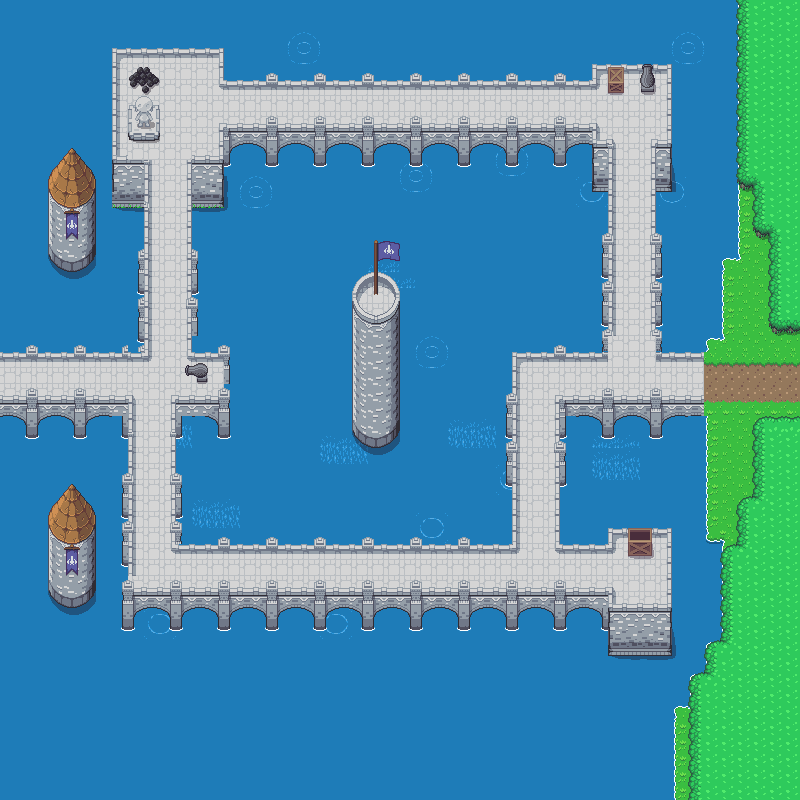

This is a level from a 2D game, rendered from its Tiled map with the project's own tilesets. A one-line summary and the map file follow, with tile-layer data summarised:
An orthogonal 50x50 tile map with 16x16 px tiles, 4 tile layers (Water, Ground, Bridge, Collision) and 8 objects.

<map version="1.4" tiledversion="1.4.2" orientation="orthogonal" renderorder="left-down" width="50" height="50" tilewidth="16" tileheight="16" infinite="0" nextlayerid="6" nextobjectid="13">
 <tileset firstgid="1" name="overworld" tilewidth="16" tileheight="16" tilecount="1440" columns="40">
  <image source="../Art/Overworld.png" width="640" height="576" />
  <terraintypes>
   <terrain name="Path" tile="0" />
   <terrain name="Pond" tile="0" />
   <terrain name="VerticalBridge" tile="0" />
   <terrain name="HorizontalBridge" tile="0" />
   <terrain name="WaterFountain" tile="0" />
  </terraintypes>
  <tile id="242" terrain=",,,1" />
  <tile id="243" terrain=",,1,1" />
  <tile id="244" terrain=",,1," />
  <tile id="245" terrain=",,,2" />
  <tile id="246" terrain=",,2,2" />
  <tile id="247" terrain=",,2," />
  <tile id="248" terrain=",,,3" />
  <tile id="249" terrain=",,3,3" />
  <tile id="250" terrain=",,3," />
  <tile id="282" terrain=",1,,1" />
  <tile id="283" terrain="1,1,1,1" />
  <tile id="284" terrain="1,,1," />
  <tile id="285" terrain=",2,,2" />
  <tile id="286" terrain="2,2,2,2" />
  <tile id="287" terrain="2,,2," />
  <tile id="288" terrain=",3,,3" />
  <tile id="289" terrain="3,3,3,3" />
  <tile id="290" terrain="3,,3," />
  <tile id="322" terrain=",1,," />
  <tile id="323" terrain="1,1,," />
  <tile id="324" terrain="1,,," />
  <tile id="325" terrain=",2,," />
  <tile id="326" terrain="2,2,," />
  <tile id="327" terrain="2,,," />
  <tile id="328" terrain=",3,," />
  <tile id="329" terrain="3,3,," />
  <tile id="330" terrain="3,,," />
  <tile id="362" terrain="1,1,1," />
  <tile id="363" terrain="1,1,,1" />
  <tile id="385" terrain=",,,4" />
  <tile id="386" terrain=",,4,4" />
  <tile id="387" terrain=",,4," />
  <tile id="402" terrain="1,,1,1" />
  <tile id="403" terrain=",1,1,1" />
  <tile id="425" terrain=",4,,4" />
  <tile id="426" terrain="4,4,4,4" />
  <tile id="427" terrain="4,,4," />
  <tile id="465" terrain=",4,," />
  <tile id="466" terrain="4,4,," />
  <tile id="467" terrain="4,,," />
  <tile id="1160" terrain=",,,0" />
  <tile id="1161" terrain=",,0,0" />
  <tile id="1162" terrain=",,0," />
  <tile id="1200" terrain=",0,,0" />
  <tile id="1201" terrain="0,0,0,0" />
  <tile id="1202" terrain="0,,0," />
  <tile id="1240" terrain=",0,," />
  <tile id="1241" terrain="0,0,," />
  <tile id="1242" terrain="0,,," />
  <tile id="1280" terrain="0,0,0," />
  <tile id="1281" terrain="0,0,,0" />
  <tile id="1320" terrain="0,,0,0" />
  <tile id="1321" terrain=",0,0,0" />
 </tileset>
 <layer id="2" name="Water" width="50" height="50">
  <data>[2500 cells, 2500 non-empty, 24 distinct tile ids]</data>
 </layer>
 <layer id="1" name="Ground" width="50" height="50">
  <data>[2500 cells, 274 non-empty, 11 distinct tile ids]</data>
 </layer>
 <layer id="3" name="Bridge" width="50" height="50">
  <data>[2500 cells, 937 non-empty, 123 distinct tile ids]</data>
 </layer>
 <layer id="4" name="Collision" width="50" height="50">
  <data>[2500 cells, 226 non-empty, 38 distinct tile ids]</data>
 </layer>
 <objectgroup id="5" name="collision mask">
  <object id="1" x="799.995" y="339.688">
   <polygon points="0,0 -29.7846,0.645774 -33.8461,-107.521 -51.4462,-108.49 -51.4462,-152.402 -64.9846,-154.986 -65.6616,-339.354 0.338461,-339.354" />
  </object>
  <object id="2" x="799.667" y="416.667">
   <polygon points="0,0 -48.3333,-3.33333 -49.3333,79 -66,79.3333 -65.6667,125 -81.3333,129 -80.3333,221.667 -97.6667,225.333 -98.3333,254.667 -114.333,257 -113.667,383.333 1,383.667" />
  </object>
  <object id="4" x="651.333" y="138.667" width="48" height="225.333" />
  <object id="6" x="701.333" y="354.667">
   <polygon points="0,0 11.3333,-13.3333 24.6667,-15.3333 24.6667,-95.3333 37.3333,-98 30.6667,-300 33.3333,-352 -162,-353.333 -702.667,-352.667 -702,-302 -484,-297.333 -485.333,-266 -105.333,-264.667 -104.667,-260 -39.3333,-259.333 -38,-220 -0.666667,-218.667" />
  </object>
  <object id="7" x="615.333" y="359.333">
   <polygon points="0,0 -1.33333,-240 -395.333,-244 -396.667,-206.667 -429.333,-206.667 -433.333,32" />
  </object>
  <object id="8" x="160.667" y="60">
   <polygon points="0,0 -0.666667,96.6667 -10,98.6667 -9.33333,304 -162,303.333 -158.667,-6.66667" />
  </object>
  <object id="9" x="718.667" y="544.667">
   <polygon points="0,0 -12.6667,-2 -14.6667,-155.333 -165.333,-154.667 -165.333,6 -56.6667,12 -54,54.6667 -102.667,58 -104,38 -298,35.3333 -586.667,33.3333 -582,-154 -717.333,-156.667 -718.667,252.667 -34,254.667" />
  </object>
  <object id="12" x="518.667" y="368">
   <polygon points="0,0 0.666667,184.667 -348.667,185.333 -348.667,26.6667" />
  </object>
 </objectgroup>
</map>
